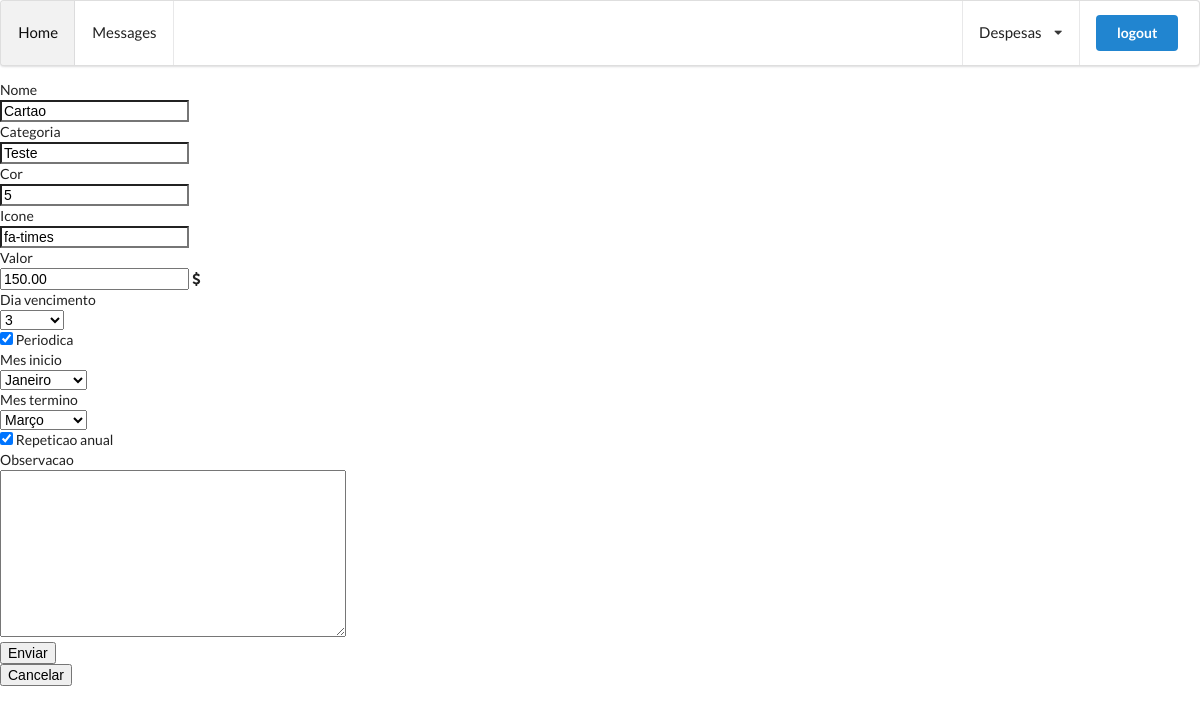
/despesa/17/alteracao/ (signed in), run on the app's committed database.
### www/models.py (models this page shows, shortened)
class Despesa(models.Model):
    nome = models.CharField(max_length=40)
    valor = models.DecimalField(max_digits=12, decimal_places=2, validators=[MinValueValidator(0)])
    dia_vencimento = models.PositiveIntegerField(choices=dias_vemcimento)
    mes_inicio = models.PositiveIntegerField(blank=True, null=True, validators=[MinValueValidator(0), MaxValueValidator(12)])
    mes_termino = models.PositiveIntegerField(blank=True, null=True, validators=[MinValueValidator(1), MaxValueValidator(12)])
    cor = models.CharField(max_length=10, blank=True)
    icone = models.CharField(max_length=15, blank=True)
    categoria = models.CharField(max_length=21, blank=True)
    data_criacao = models.DateTimeField(auto_now_add=True)
    periodica = models.BooleanField(default=False)
    repeticao_anual = models.BooleanField(default=False)
    observacao = models.TextField(blank=True)
    usuario = models.ForeignKey(User, on_delete=models.PROTECT)
    pendente_cadastro_conta = models.BooleanField(default=True)

### www/views.py (the view)
# urls.py: path('despesa/<int:despesa_id>/alteracao/', views.alteracao_despesa, name='alteracao_despesa'),
@login_required
def alteracao_despesa(request, despesa_id):
    try:
        despesa = Despesa.objects.get(id=despesa_id, usuario=request.user)
        if request.method == 'POST':
            form = DespesaForm(request.POST, instance=despesa)
            if form.has_changed():
                if form.is_valid():
                    despesa.pendente_cadastro_conta = True
                    despesa.save()
                    return redirect(reverse('cadastro_conta', args=[despesa.id]))
                else:
                    return HttpResponse('formulario invalido')
            else:
                return HttpResponse('nada mudou')
        else:
            form = DespesaForm(model_to_dict(despesa))
            return render(request, 'alteracao_despesa.html', {'form': form})
    except Despesa.DoesNotExist:
        return HttpResponse('Operaçao nao disponivel')

### www/templates/alteracao_despesa.html (shortened to what this page needs)
{% extends 'base.html' %}
{% load widget_tweaks %}
{% block content %}
{% load staticfiles %}
<form action="." method="post">
    <div class="field">
        <label class="label" for="#{{ form.nome.id_for_label }}">{{ form.nome.label }}</label>
        <div class="control">
            {% render_field form.nome class+="input" %}
        </div>
    </div>
    <div class="field">
        <label class="label" for="#{{ form.categoria.id_for_label }}">{{ form.categoria.label }}</label>
        <div class="control">
                {% render_field form.categoria %}
        </div>
    </div>
    <div class="field">
        <label class="label" for="#{{ form.cor.id_for_label }}">{{ form.cor.label }}</label>
        <div class="control">
                {% render_field form.cor %}
        </div>
    </div>
    <div class="field">
        <label class="label" for="#{{ form.icone.id_for_label }}">{{ form.icone.label }}</label>
        <div class="control">
                {% render_field form.icone %}
        </div>
    </div>
    <div class="field">
        <label class="label" for="#{{ form.valor.id_for_label }}">{{ form.valor.label }}</label>
        <div class="control control has-icons-left has-icons-right">
            {{ form.valor|add_class:"input"|add_error_class:"is-danger" }}
            <span class="icon is-small is-left">
                <i class="fas fa-dollar-sign"></i>
            </span>
        </div>
    </div>
    <div class="field">
        <label class="label" for="#{{ form.dia_vencimento.id_for_label }}">{{ form.dia_vencimento.label }}</label>
        <div class="control">
            <div class="select">
                {% render_field form.dia_vencimento %}
            </div>
        </div>
    </div>
        <div class="field">
            <div class="control">
                <label class="checkbox" for="#{{ form.periodica.id_for_label }}">
                    {% render_field form.periodica %} {{ form.periodica.label }}
                </label>
            </div>
        </div>
    <div class="field">
        <label class="label" for="#{{ form.mes_inicio.id_for_label }}">{{ form.mes_inicio.label }}</label>
        <div class="control control has-icons-right">
            {{ form.mes_inicio|add_class:"input"|add_error_class:"is-danger" }}
        </div>
    </div>
    <div class="field">
        <label class="label" for="#{{ form.mes_termino.id_for_label }}">{{ form.mes_termino.label }}</label>
        <div class="control control has-icons-right">
            {{ form.mes_termino|add_class:"input"|add_error_class:"is-danger" }}
        </div>
        <div class="field">
            <div class="control">
                <label class="checkbox" for="#{{ form.repeticao_anual.id_for_label }}">
                    {% render_field form.repeticao_anual %} {{ form.repeticao_anual.label }}
                </label>
            </div>
        </div>
        <div class="field">
            <label class="label" for="#{{ form.observacao.id_for_label }}">{{ form.observacao.label }}</label>
            <div class="control">
                {% render_field form.observacao class+="textarea" %}
            </div>
        </div>
        <div class="field is-grouped">
            <div class="control">
                <button type="submit" class="button is-link">Enviar</button>
            </div>
            <div class="control">
                <button class="button is-text">Cancelar</button>
            </div>
        </div>
</form>
{% endblock %}

### data on the page
Despesa: nome "Cartao", categoria "Teste", cor "5", icone "fa-times", valor "150.00", dia_vencimento "3", periodica "☑", mes_inicio "Janeiro", mes_termino "Março", repeticao_anual "☑"
